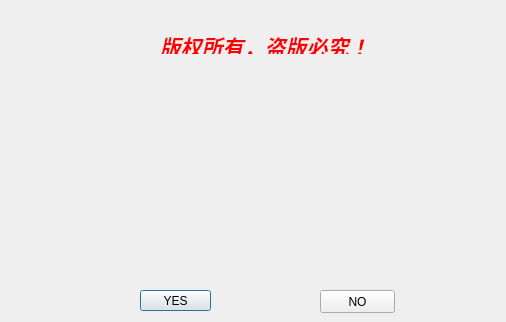
<?xml version="1.0" encoding="UTF-8"?>
<ui version="4.0">
 <class>about</class>
 <widget class="QDialog" name="about">
  <property name="geometry">
   <rect>
    <x>0</x>
    <y>0</y>
    <width>506</width>
    <height>322</height>
   </rect>
  </property>
  <property name="windowTitle">
   <string>Dialog</string>
  </property>
  <widget class="QLabel" name="label">
   <property name="geometry">
    <rect>
     <x>160</x>
     <y>30</y>
     <width>220</width>
     <height>24</height>
    </rect>
   </property>
   <property name="text">
    <string>&lt;html&gt;&lt;head/&gt;&lt;body&gt;&lt;p&gt;&lt;span style=&quot; font-size:16pt; font-weight:600; font-style:italic; color:#ff0000;&quot;&gt;版权所有，盗版必究！&lt;/span&gt;&lt;/p&gt;&lt;/body&gt;&lt;/html&gt;</string>
   </property>
  </widget>
  <widget class="QLabel" name="movieLabel">
   <property name="geometry">
    <rect>
     <x>160</x>
     <y>90</y>
     <width>191</width>
     <height>131</height>
    </rect>
   </property>
   <property name="text">
    <string/>
   </property>
  </widget>
  <widget class="QPushButton" name="yesButton">
   <property name="geometry">
    <rect>
     <x>140</x>
     <y>290</y>
     <width>71</width>
     <height>21</height>
    </rect>
   </property>
   <property name="text">
    <string>YES</string>
   </property>
  </widget>
  <widget class="QPushButton" name="noButton">
   <property name="geometry">
    <rect>
     <x>320</x>
     <y>290</y>
     <width>75</width>
     <height>23</height>
    </rect>
   </property>
   <property name="text">
    <string>NO</string>
   </property>
  </widget>
  <zorder>label</zorder>
  <zorder>movieLabel</zorder>
  <zorder>yesButton</zorder>
  <zorder>noButton</zorder>
  <zorder>noButton</zorder>
  <zorder>noButton</zorder>
  <zorder>yesButton</zorder>
 </widget>
 <resources/>
 <connections/>
</ui>
